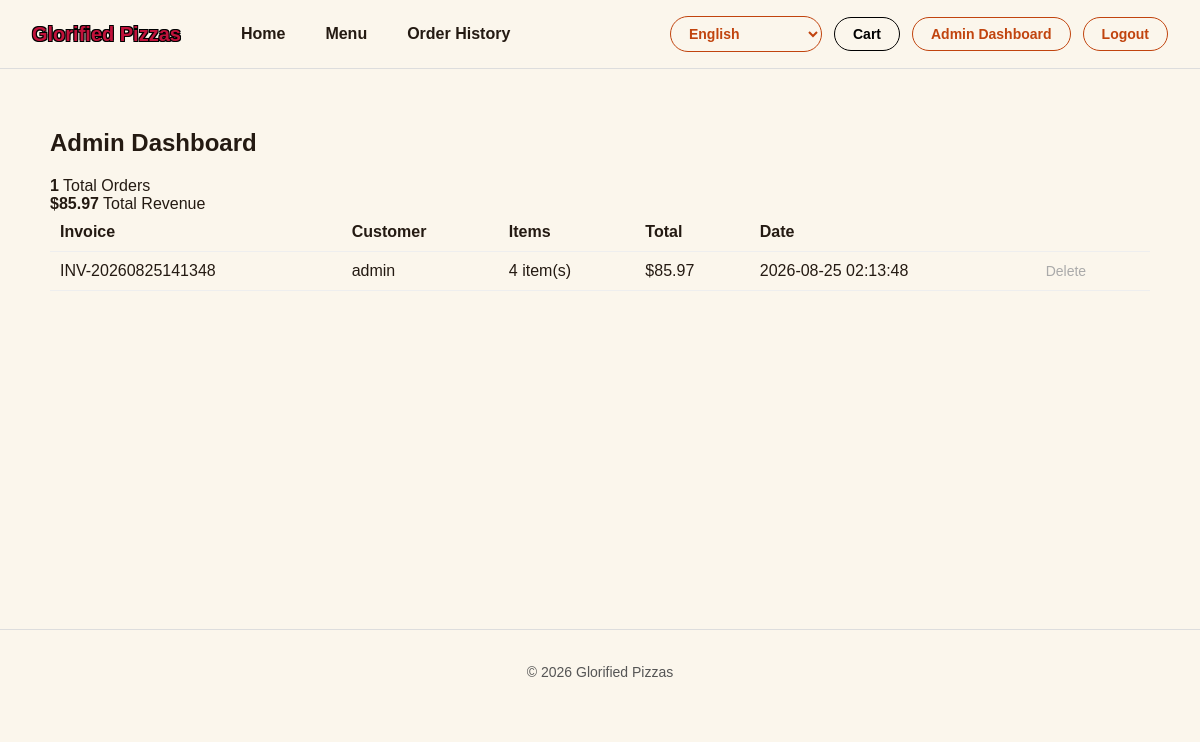
/admin (signed in), run on an earlier commit of the app's database.
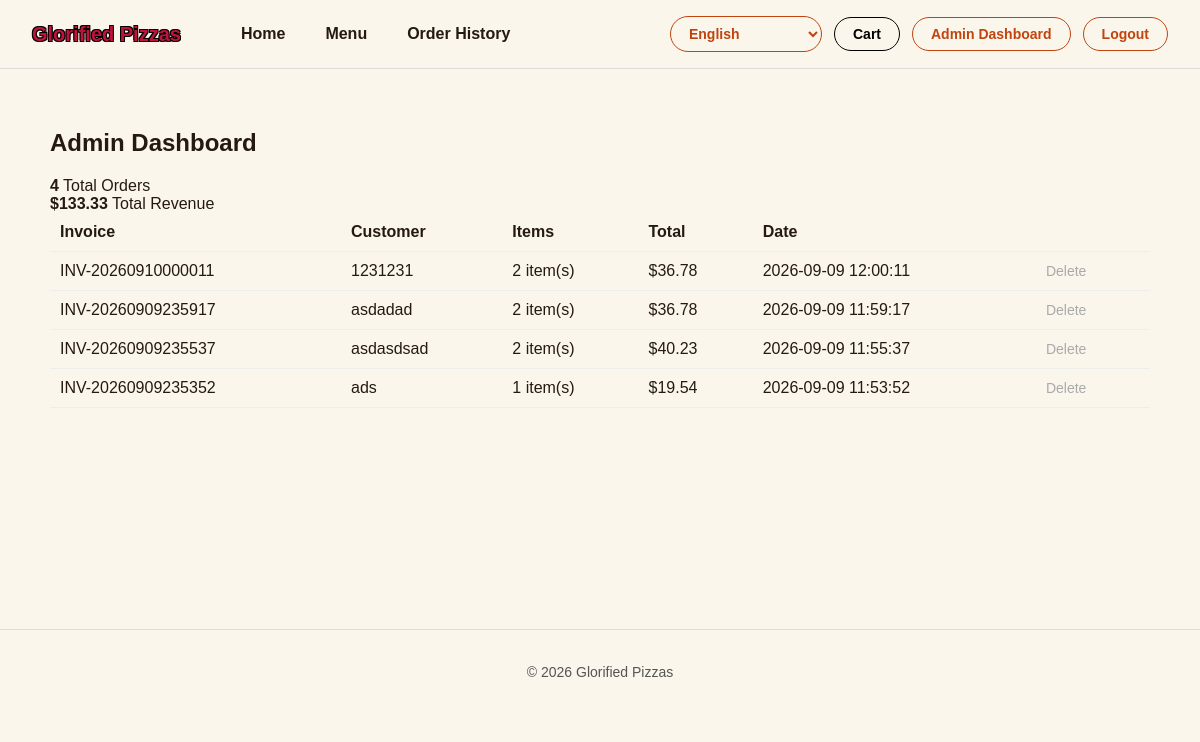
And on a later commit of the database.
### tables this page shows
CREATE TABLE orders (
                order_id INTEGER PRIMARY KEY AUTOINCREMENT,
                invoice_number TEXT,
                customer_name TEXT,
                cart_items TEXT,
                total REAL,
                date TIMESTAMP DEFAULT CURRENT_TIMESTAMP
            );

### AS91897-AS91896-main/app.py (the view)
@app.route('/admin')
def admin_dashboard():
    if not session.get('is_admin'):
        flash('Please log in to view the admin dashboard.')
        return redirect(url_for('login'))
    with sqlite3.connect('pizza_shop.db') as conn:
        cursor = conn.cursor()
        cursor.execute('SELECT * FROM orders ORDER BY order_id DESC')
        rows = cursor.fetchall()
    orders = []
    revenue = 0
    for row in rows:
        orders.append({
            'order_id': row[0],
            'invoice_number': row[1],
            'customer_name': row[2],
            'cart_items': json.loads(row[3]),
            'total': row[4],
            'date': row[5]
        })
        revenue += row[4]
    return render_template('admin.html', orders=orders,
                           order_count=len(orders), revenue=revenue)

### AS91897-AS91896-main/templates/admin.html (shortened to what this page needs)
{% extends "base.html" %}
{% block content %}
<h2>Admin Dashboard</h2>
<div class="admin-stats">
    <div class="stat-box">
        <strong>{{ order_count }}</strong>
        <span>Total Orders</span>
    </div>
    <div class="stat-box">
        <strong>${{ "%.2f"|format(revenue) }}</strong>
        <span>Total Revenue</span>
    </div>
</div>
{% if not orders %}
<p>No orders yet.</p>
{% else %}
<table class="checkout-table">
    <thead>
        <tr>
            <th>Invoice</th>
            <th>Customer</th>
            <th>Items</th>
            <th>Total</th>
            <th>Date</th>
            <th></th>
        </tr>
    </thead>
    <tbody>
        {% for order in orders %}
        <tr>
            <td>{{ order.invoice_number }}</td>
            <td>{{ order.customer_name }}</td>
            <td>{{ order.cart_items|length }} item(s)</td>
            <td>${{ "%.2f"|format(order.total) }}</td>
            <td>{{ order.date }}</td>
            <td>
                <form action="{{ url_for('admin_delete_order', order_id=order.order_id) }}" method="POST">
                    <button type="submit" class="cart-remove-btn">Delete</button>
                </form>
            </td>
        </tr>
        {% endfor %}
    </tbody>
</table>
{% endif %}
{% endblock %}

What changed in the data, as far as the page shows it:
removed orders: invoice_number "INV-20260825141348", customer_name "admin", cart_items|length "4", total "85.97", date "2026-08-25 02:13:48"
added orders: invoice_number "INV-20260910000011", customer_name "1231231", cart_items|length "2", total "36.78", date "2026-09-09 12:00:11"
added orders: invoice_number "INV-20260909235917", customer_name "asdadad", cart_items|length "2", total "36.78", date "2026-09-09 11:59:17"
added orders: invoice_number "INV-20260909235537", customer_name "asdasdsad", cart_items|length "2", total "40.23", date "2026-09-09 11:55:37"
added orders: invoice_number "INV-20260909235352", customer_name "ads", cart_items|length "1", total "19.54", date "2026-09-09 11:53:52"
Also different on the page:
{{ order_count }}: "1" → "4"
{{ "%.2f"|format(revenue) }}: "85.97" → "133.33"
